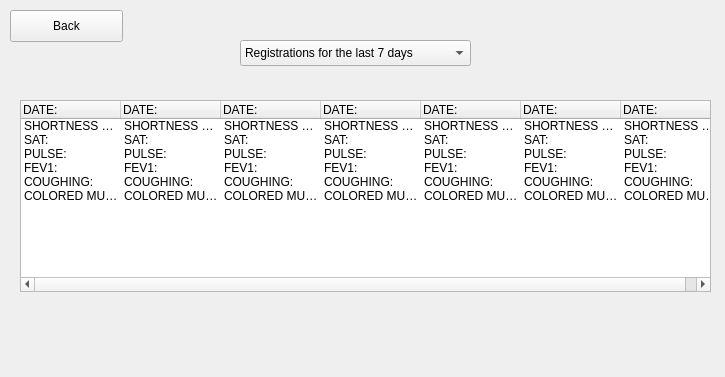
<?xml version="1.0" encoding="UTF-8"?>
<ui version="4.0">
 <class>PromView</class>
 <widget class="QWidget" name="PromView">
  <property name="geometry">
   <rect>
    <x>0</x>
    <y>0</y>
    <width>725</width>
    <height>377</height>
   </rect>
  </property>
  <property name="windowTitle">
   <string>Prom View</string>
  </property>
  <widget class="QComboBox" name="comboprom">
   <property name="geometry">
    <rect>
     <x>240</x>
     <y>40</y>
     <width>231</width>
     <height>26</height>
    </rect>
   </property>
   <item>
    <property name="text">
     <string>Registrations for the last 7 days</string>
    </property>
   </item>
   <item>
    <property name="text">
     <string>Registrations for the last 14 days</string>
    </property>
   </item>
   <item>
    <property name="text">
     <string>Registrations for the last month</string>
    </property>
   </item>
   <item>
    <property name="text">
     <string>Registrations for the last year</string>
    </property>
   </item>
   <item>
    <property name="text">
     <string>All registrations</string>
    </property>
   </item>
  </widget>
  <widget class="QTreeWidget" name="promtable">
   <property name="geometry">
    <rect>
     <x>20</x>
     <y>100</y>
     <width>691</width>
     <height>192</height>
    </rect>
   </property>
   <property name="maximumSize">
    <size>
     <width>2000000</width>
     <height>16777215</height>
    </size>
   </property>
   <property name="indentation">
    <number>0</number>
   </property>
   <property name="rootIsDecorated">
    <bool>true</bool>
   </property>
   <property name="itemsExpandable">
    <bool>true</bool>
   </property>
   <property name="animated">
    <bool>false</bool>
   </property>
   <property name="allColumnsShowFocus">
    <bool>true</bool>
   </property>
   <property name="wordWrap">
    <bool>false</bool>
   </property>
   <property name="headerHidden">
    <bool>false</bool>
   </property>
   <property name="expandsOnDoubleClick">
    <bool>false</bool>
   </property>
   <column>
    <property name="text">
     <string>DATE:</string>
    </property>
   </column>
   <column>
    <property name="text">
     <string>DATE:</string>
    </property>
   </column>
   <column>
    <property name="text">
     <string>DATE:</string>
    </property>
   </column>
   <column>
    <property name="text">
     <string>DATE:</string>
    </property>
   </column>
   <column>
    <property name="text">
     <string>DATE:</string>
    </property>
   </column>
   <column>
    <property name="text">
     <string>DATE:</string>
    </property>
   </column>
   <column>
    <property name="text">
     <string>DATE:</string>
    </property>
   </column>
   <item>
    <property name="text">
     <string>SHORTNESS OF BREATH:</string>
    </property>
    <property name="text">
     <string>SHORTNESS OF BREATH:</string>
    </property>
    <property name="text">
     <string>SHORTNESS OF BREATH:</string>
    </property>
    <property name="text">
     <string>SHORTNESS OF BREATH:</string>
    </property>
    <property name="text">
     <string>SHORTNESS OF BREATH:</string>
    </property>
    <property name="text">
     <string>SHORTNESS OF BREATH:</string>
    </property>
    <property name="text">
     <string>SHORTNESS OF BREATH:</string>
    </property>
   </item>
   <item>
    <property name="text">
     <string>SAT:</string>
    </property>
    <property name="text">
     <string>SAT:</string>
    </property>
    <property name="text">
     <string>SAT:</string>
    </property>
    <property name="text">
     <string>SAT:</string>
    </property>
    <property name="text">
     <string>SAT:</string>
    </property>
    <property name="text">
     <string>SAT:</string>
    </property>
    <property name="text">
     <string>SAT:</string>
    </property>
   </item>
   <item>
    <property name="text">
     <string>PULSE:</string>
    </property>
    <property name="text">
     <string>PULSE:</string>
    </property>
    <property name="text">
     <string>PULSE:</string>
    </property>
    <property name="text">
     <string>PULSE:</string>
    </property>
    <property name="text">
     <string>PULSE:</string>
    </property>
    <property name="text">
     <string>PULSE:</string>
    </property>
    <property name="text">
     <string>PULSE:</string>
    </property>
   </item>
   <item>
    <property name="text">
     <string>FEV1:</string>
    </property>
    <property name="text">
     <string>FEV1:</string>
    </property>
    <property name="text">
     <string>FEV1:</string>
    </property>
    <property name="text">
     <string>FEV1:</string>
    </property>
    <property name="text">
     <string>FEV1:</string>
    </property>
    <property name="text">
     <string>FEV1:</string>
    </property>
    <property name="text">
     <string>FEV1:</string>
    </property>
   </item>
   <item>
    <property name="text">
     <string>COUGHING:</string>
    </property>
    <property name="text">
     <string>COUGHING:</string>
    </property>
    <property name="text">
     <string>COUGHING:</string>
    </property>
    <property name="text">
     <string>COUGHING:</string>
    </property>
    <property name="text">
     <string>COUGHING:</string>
    </property>
    <property name="text">
     <string>COUGHING:</string>
    </property>
    <property name="text">
     <string>COUGHING:</string>
    </property>
   </item>
   <item>
    <property name="text">
     <string>COLORED MUCOS:</string>
    </property>
    <property name="text">
     <string>COLORED MUCOS</string>
    </property>
    <property name="text">
     <string>COLORED MUCOS</string>
    </property>
    <property name="text">
     <string>COLORED MUCOS:</string>
    </property>
    <property name="text">
     <string>COLORED MUCOS:</string>
    </property>
    <property name="text">
     <string>COLORED MUCOS:</string>
    </property>
    <property name="text">
     <string>COLORED MUCOS:</string>
    </property>
   </item>
  </widget>
  <widget class="QPushButton" name="back_button">
   <property name="geometry">
    <rect>
     <x>10</x>
     <y>10</y>
     <width>113</width>
     <height>32</height>
    </rect>
   </property>
   <property name="text">
    <string>Back</string>
   </property>
  </widget>
 </widget>
 <resources/>
 <connections/>
</ui>
